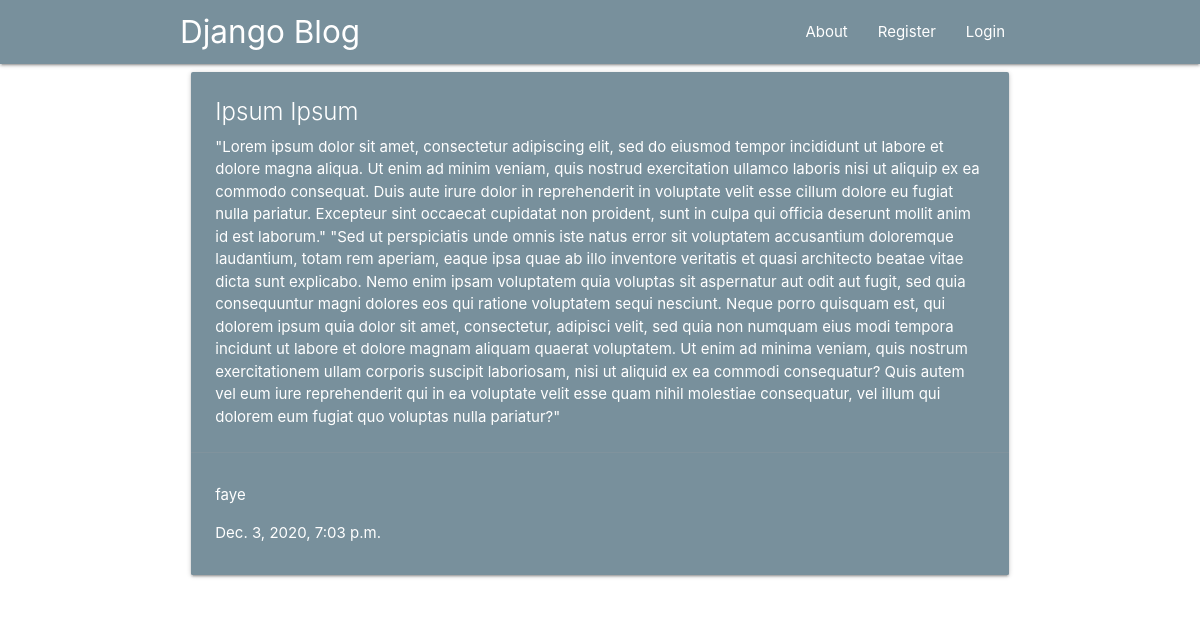
The app's page /post/4/ with its own data.
### blog/models.py (models this page shows, shortened)
class Post(models.Model):
    title = models.CharField(max_length=100)
    content = models.TextField()
    pub_date = models.DateTimeField(default=timezone.now)
    author = models.ForeignKey(User, on_delete=models.CASCADE)

### blog/views.py (the view)
# urls.py: path('post/<int:pk>/', views.PostDetailView.as_view(), name="detail"),
class PostDetailView(DetailView):
    model = Post

### blog/templates/blog/post_detail.html (shortened to what this page needs)
{% extends 'blog/base.html' %}
{% block content %}
<div class="row pad">
    <div class="col s12 m12">
        <div class="card blue-grey lighten-1">
            <div class="card-content white-text">
                <span class="card-title">{{object.title}}</span>
                <p>{{object.content}}</p>
            </div>
            <div class="card-action white-text">
                <p>{{object.author}}</p>
                <p>{{object.pub_date}}</p>
            </div>
        </div>
    </div>
</div>
{% endblock content %}

### blog/static/blog/main.css (style rules this page uses)
body { color: red; }

### records on screen
Post: title "Ipsum Ipsum", content "\"Lorem ipsum dolor sit amet, consectetur adipiscing elit, sed do eiusmod tempor incididunt ut labore et dolore magna aliqua. Ut enim ad minim veniam, quis nostrud exercitation ullamco laboris nisi ut aliquip ex ea commodo consequat. Duis aute irure dolor in reprehenderit in voluptate velit esse cillum dolore eu fugiat nulla pariatur. Excepteur sint occaecat cupidatat non proident, sunt in culpa qui officia deserunt mollit anim id est laborum.\" \"Sed ut perspiciatis unde omnis iste natus error sit voluptatem accusantium doloremque laudantium, totam rem aperiam, eaque ipsa quae ab illo inventore veritatis et quasi architecto beatae vitae dicta sunt explicabo. Nemo enim ipsam voluptatem quia…", author "faye", pub_date "Dec. 3, 2020, 7:03 p.m."
